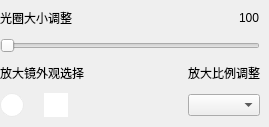
    <widget class="QWidget" name="page11">
     <widget class="QFrame" name="frame1">
      <property name="geometry">
       <rect>
        <x>0</x>
        <y>0</y>
        <width>260</width>
        <height>118</height>
       </rect>
      </property>
      <layout class="QVBoxLayout" name="verticalLayout_5" stretch="0,1,0,1">
       <property name="spacing">
        <number>2</number>
       </property>
       <property name="leftMargin">
        <number>0</number>
       </property>
       <property name="topMargin">
        <number>0</number>
       </property>
       <property name="rightMargin">
        <number>0</number>
       </property>
       <property name="bottomMargin">
        <number>1</number>
       </property>
       <item>
        <layout class="QHBoxLayout" name="horizontalLayout_8">
         <item>
          <widget class="QLabel" name="label_5">
           <property name="text">
            <string>光圈大小调整</string>
           </property>
          </widget>
         </item>
         <item>
          <spacer name="horizontalSpacer_5">
           <property name="orientation">
            <enum>Qt::Orientation::Horizontal</enum>
           </property>
           <property name="sizeHint" stdset="0">
            <size>
             <width>40</width>
             <height>20</height>
            </size>
           </property>
          </spacer>
         </item>
         <item>
          <widget class="QLabel" name="labelValue10">
           <property name="text">
            <string>100</string>
           </property>
          </widget>
         </item>
        </layout>
       </item>
       <item>
        <widget class="QSlider" name="horizontalSlider2">
         <property name="cursor">
          <cursorShape>PointingHandCursor</cursorShape>
         </property>
         <property name="minimum">
          <number>100</number>
         </property>
         <property name="maximum">
          <number>500</number>
         </property>
         <property name="singleStep">
          <number>10</number>
         </property>
         <property name="orientation">
          <enum>Qt::Orientation::Horizontal</enum>
         </property>
        </widget>
       </item>
       <item>
        <layout class="QHBoxLayout" name="horizontalLayout_14">
         <item>
          <widget class="QLabel" name="label_6">
           <property name="text">
            <string>放大镜外观选择</string>
           </property>
          </widget>
         </item>
         <item>
          <spacer name="horizontalSpacer_10">
           <property name="orientation">
            <enum>Qt::Orientation::Horizontal</enum>
           </property>
           <property name="sizeHint" stdset="0">
            <size>
             <width>40</width>
             <height>20</height>
            </size>
           </property>
          </spacer>
         </item>
         <item>
          <widget class="QLabel" name="label_10">
           <property name="text">
            <string>放大比例调整</string>
           </property>
          </widget>
         </item>
        </layout>
       </item>
       <item>
        <layout class="QHBoxLayout" name="horizontalLayout_9">
         <property name="spacing">
          <number>20</number>
         </property>
         <item>
          <widget class="QPushButton" name="pushButtonRound">
           <property name="minimumSize">
            <size>
             <width>24</width>
             <height>24</height>
            </size>
           </property>
           <property name="maximumSize">
            <size>
             <width>24</width>
             <height>24</height>
            </size>
           </property>
           <property name="cursor">
            <cursorShape>PointingHandCursor</cursorShape>
           </property>
           <property name="toolTip">
            <string>圆形</string>
           </property>
           <property name="styleSheet">
            <string notr="true">    QPushButton {
            border: none;
            background-color: white;
            outline: none;
            width:24px;
            height:24px;
			border-radius:12px;
        }

    QPushButton:hover    {  border: 1px solid #EAEAEA;}
    QPushButton:checked  { 
	border: 1px solid #EAEAEA;
 	background-image:url(:/images/checkflag2.png); 
   	background-repeat: no-repeat; 
    background-position: center center;
 }</string>
           </property>
           <property name="text">
            <string/>
           </property>
           <property name="iconSize">
            <size>
             <width>12</width>
             <height>12</height>
            </size>
           </property>
           <property name="checkable">
            <bool>true</bool>
           </property>
           <property name="checked">
            <bool>true</bool>
           </property>
           <property name="autoExclusive">
            <bool>true</bool>
           </property>
           <property name="flat">
            <bool>true</bool>
           </property>
           <attribute name="buttonGroup">
            <string notr="true">buttonGroupShape</string>
           </attribute>
          </widget>
         </item>
         <item>
          <widget class="QPushButton" name="pushButtonRect">
           <property name="minimumSize">
            <size>
             <width>24</width>
             <height>24</height>
            </size>
           </property>
           <property name="maximumSize">
            <size>
             <width>24</width>
             <height>24</height>
            </size>
           </property>
           <property name="cursor">
            <cursorShape>PointingHandCursor</cursorShape>
           </property>
           <property name="toolTip">
            <string>正方形</string>
           </property>
           <property name="styleSheet">
            <string notr="true">    QPushButton {
            border: none;
            background-color: white;
            outline: none;
            width:30px;
            height:30px;
			border-radius:0px;
        }

    QPushButton:hover    {  border: 1px solid #EAEAEA;}
    QPushButton:checked  { 
	border: 1px solid #EAEAEA;
 	background-image:url(:/images/checkflag2.png); 
   	background-repeat: no-repeat; 
    background-position: center center;
 }</string>
           </property>
           <property name="text">
            <string/>
           </property>
           <property name="checkable">
            <bool>true</bool>
           </property>
           <property name="autoExclusive">
            <bool>true</bool>
           </property>
           <property name="flat">
            <bool>true</bool>
           </property>
           <attribute name="buttonGroup">
            <string notr="true">buttonGroupShape</string>
           </attribute>
          </widget>
         </item>
         <item>
          <spacer name="horizontalSpacer_4">
           <property name="orientation">
            <enum>Qt::Orientation::Horizontal</enum>
           </property>
           <property name="sizeHint" stdset="0">
            <size>
             <width>40</width>
             <height>20</height>
            </size>
           </property>
          </spacer>
         </item>
         <item>
          <widget class="QComboBox" name="comboBoxEnlarge">
           <property name="maxVisibleItems">
            <number>20</number>
           </property>
          </widget>
         </item>
        </layout>
       </item>
      </layout>
     </widget>
    </widget>
